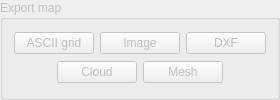
       <widget class="QGroupBox" name="exportGroupBox">
        <property name="enabled">
         <bool>false</bool>
        </property>
        <property name="title">
         <string>Export map</string>
        </property>
        <property name="flat">
         <bool>true</bool>
        </property>
        <layout class="QVBoxLayout" name="verticalLayout_2">
         <item>
          <layout class="QHBoxLayout" name="horizontalLayout_8">
           <item>
            <widget class="QPushButton" name="exportMatrixPushButton">
             <property name="text">
              <string>ASCII grid</string>
             </property>
            </widget>
           </item>
           <item>
            <widget class="QPushButton" name="exportImagePushButton">
             <property name="text">
              <string>Image</string>
             </property>
            </widget>
           </item>
           <item>
            <widget class="QPushButton" name="exportImageDXFButton">
             <property name="text">
              <string>DXF</string>
             </property>
            </widget>
           </item>
          </layout>
         </item>
         <item>
          <layout class="QHBoxLayout" name="horizontalLayout_3">
           <item>
            <spacer name="horizontalSpacer_5">
             <property name="orientation">
              <enum>Qt::Horizontal</enum>
             </property>
             <property name="sizeHint" stdset="0">
              <size>
               <width>40</width>
               <height>20</height>
              </size>
             </property>
            </spacer>
           </item>
           <item>
            <widget class="QPushButton" name="exportCloudPushButton">
             <property name="text">
              <string>Cloud</string>
             </property>
            </widget>
           </item>
           <item>
            <widget class="QPushButton" name="exportMeshPushButton">
             <property name="text">
              <string>Mesh</string>
             </property>
            </widget>
           </item>
           <item>
            <spacer name="horizontalSpacer_4">
             <property name="orientation">
              <enum>Qt::Horizontal</enum>
             </property>
             <property name="sizeHint" stdset="0">
              <size>
               <width>40</width>
               <height>20</height>
              </size>
             </property>
            </spacer>
           </item>
          </layout>
         </item>
        </layout>
       </widget>
